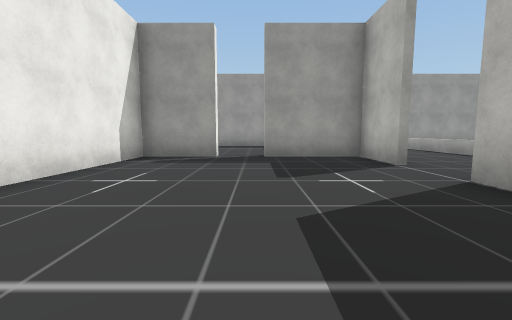
view 1 (above)

19 first-person views from a walk through a scene from a Unity 3-D project. The camera is 1.4 m above the floor, tilts 6° down and sees 90° across. The floor is counted in squares, 2.4 m on a side. Each view is taken from the middle of a square. On the plan, view 1 faces up. The plan holds only what a view shows up to about 9 squares ahead; the rest is blank. The place goes on beyond the plan. The player is left out. Some surface patterns are stand-ins.

view 2
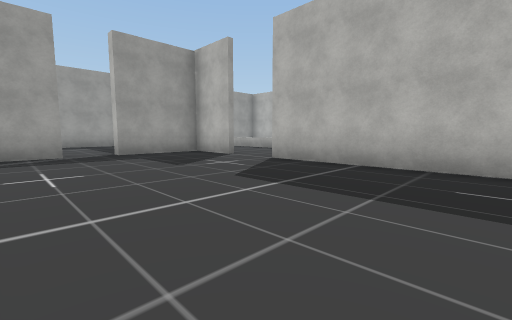

view 3
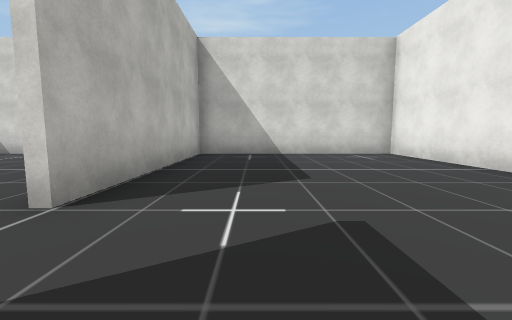

view 4
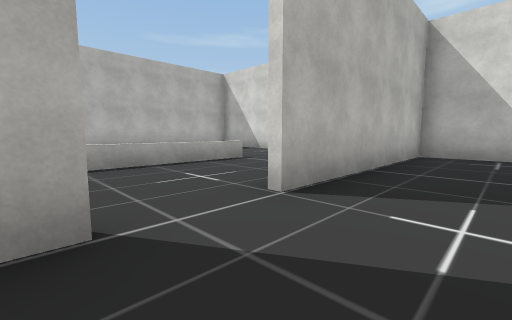

view 5
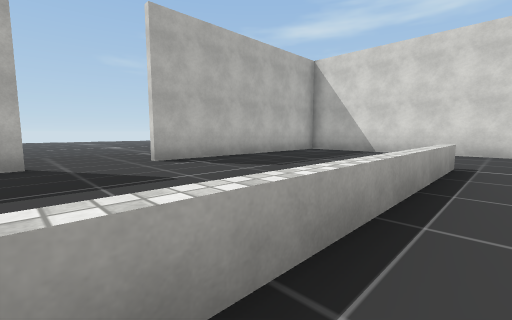

view 6
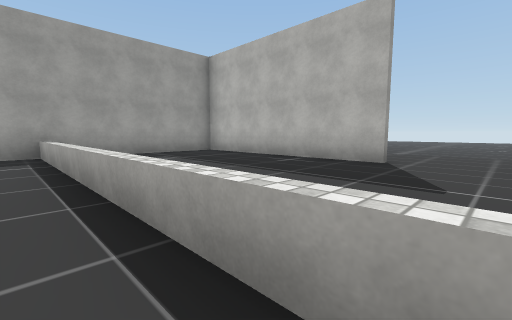

view 7
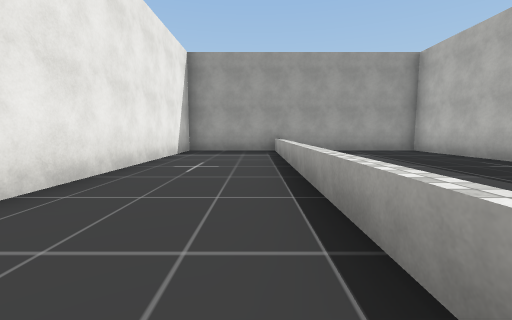

view 8
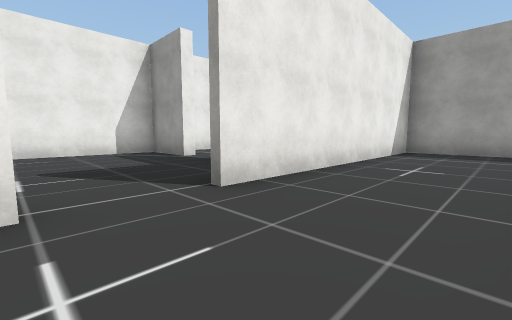

view 9
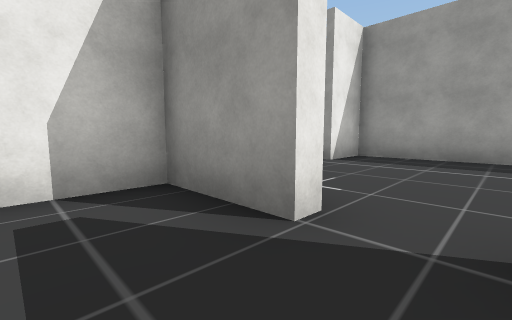

view 10
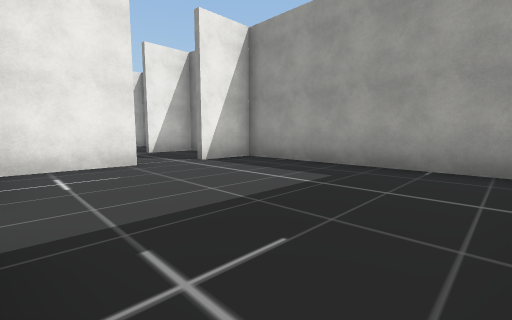

view 11
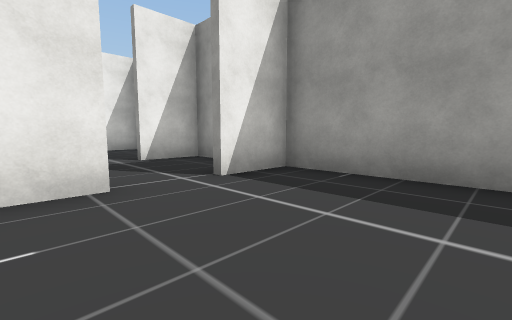

view 12
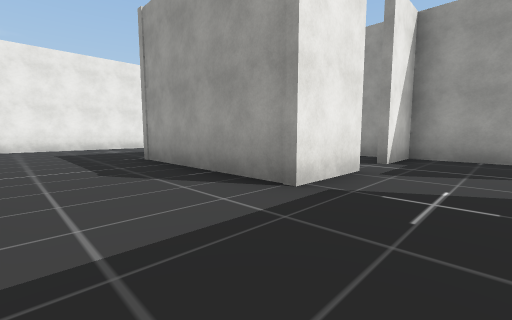

view 13
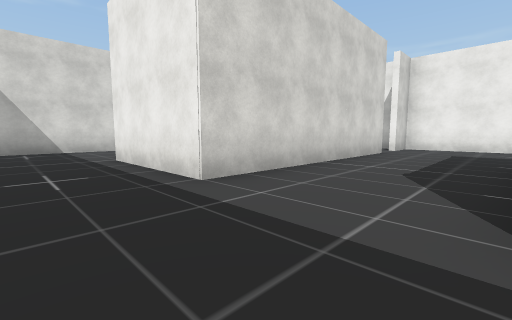

view 14
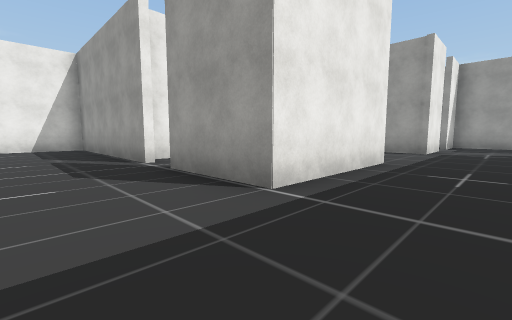

view 15
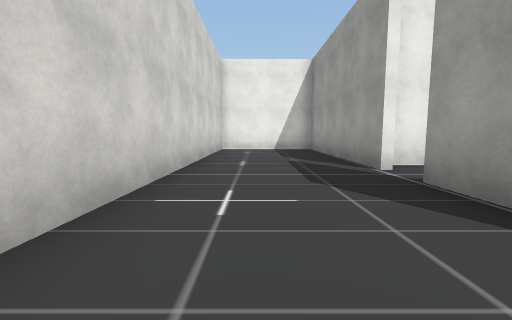

view 16
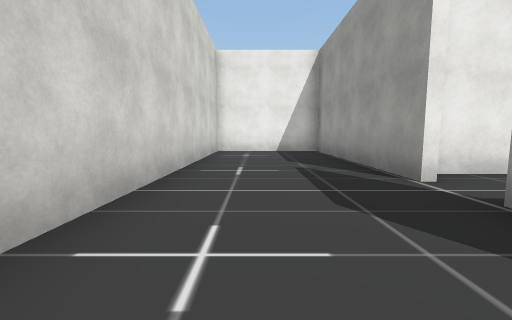

view 17
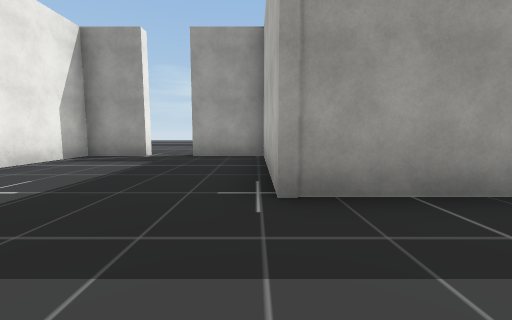

view 18
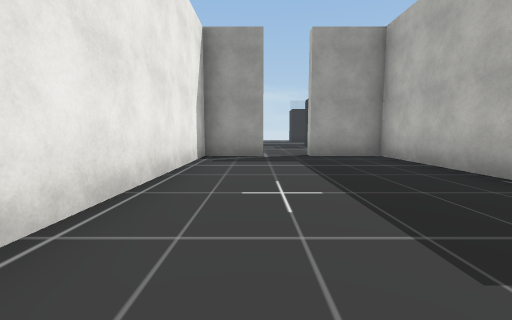

view 19
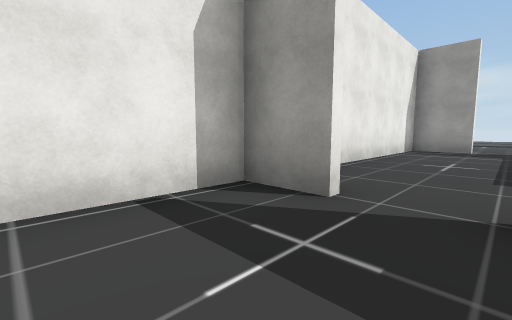

### Floor plan
Key: @ floor where view 1 was taken; # wall or solid block; . main floor; - floor 0.5 m lower than the main floor; / step, stairs or slope; ^ raised ledge.
Columns run from 14 left of view 1 to 13 right of it. Each row starts with its distance up from view 1.
 14  //
 13  ..
 12 ##.##  ##################
 11 #...#...#..#.....#..^ ..#
 10 #...#............#..^ ..#
  9 #...#   .........#..^ ..#
  8 #...#   #..#.....#..^ ..#
  7 #...#####..#.....#..^ ..#
  6 #..........###.###..^ ..#..-
  5 #..........#.....#..^ .....-
  4 #..######..#........^ .....-
  3 #.. #   #..#.....#..^ ..# .-
  2 #.. #   #..#.....#..^ ..#
  1 #########..#.....#... ..#
  0 #..........#..@..# .....#
 -1 #..........#.....# .....#
 -2 #########################

Positions as (right, up) in squares from view 1, and headings:
1: (0, 0), facing up
2: (-2, -1), facing up-right
3: (1, 5), facing down
4: (1, 5), facing down-right
5: (5, 6), facing down-right
6: (5, 4), facing up-right
7: (5, 3), facing up
8: (5, 3), facing up-left
9: (0, 5), facing up-left
10: (2, 7), facing up-left
11: (0, 8), facing up-left
12: (-4, 5), facing up-left
13: (-4, 7), facing down-left
14: (-4, -1), facing up-left
15: (-5, -1), facing left
16: (-6, -1), facing left
17: (-10, 5), facing up
18: (-13, 5), facing up
19: (-12, 2), facing up-left
